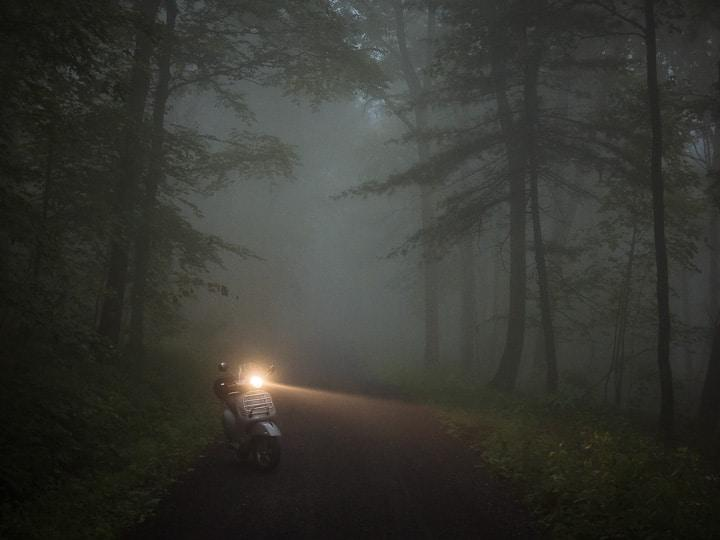
#> input picture data/images/AM_Bing_464.png, 720 x 540 px; its folder holds only this picture in this run
$ python test.py
#> lines starting #> are read from the running program, lines starting #| are printed output that depends on the picture; after the words box and inside, x2 and y2 are one past the last pixel; in counts of white or black regions, pixels touching at a corner belong together
"""
Fast Single Image Dehazing Using Saturation Based Transmission Map Estimation
Original source
https://sites.google.com/view/ispl-pnu/software#h.y6sdafma686
Modified by Wonvin Kim, 09/04/22
"""

import cv2
from cv2 import phase
import numpy as np
import math
import os
from skimage import morphology

BINS = 256
MAX_LEVEL = BINS - 1


def i2f(img):
    return img / MAX_LEVEL

def f2i(img):
    return np.uint8(np.around(img * MAX_LEVEL))


# Compute 'A' as described by Tang et al. (CVPR 2014)
def compute_A_Tang(img):
    h, w = img.shape[:2]

    dark_channel = morphology.erosion(np.min(img, 2), morphology.square(15))
    H, edges = np.histogram(dark_channel, 200)
    CDF = np.cumsum(H)
    idx = np.nonzero(CDF > h * w * 0.99)[0][0]
    threshold = edges[idx]
    mask = dark_channel >= threshold

    A = np.zeros(3)
    b, g, r = cv2.split(img)
    A[2] = np.median(r[mask])
    A[1] = np.median(g[mask])
    A[0] = np.median(b[mask])

    return A


# White balance using gray world assumption
def gray_world(img): # gray-world assumption algorithm
    b, g, r = cv2.split(img)

    R = np.empty(img.shape, img.dtype)

    # r,g,b channeldml 평균값
    mu_r = np.average(r)
    mu_g = np.average(g)
    mu_b = np.average(b)

    # ?
    R[..., 0] = np.minimum(b * (mu_g / mu_b), 1.0)
    R[..., 2] = np.minimum(r * (mu_g / mu_r), 1.0)
    R[..., 1] = g

    return  R

def normalize(img):
    R = np.empty(img.shape, img.dtype)

    for i in range(3):
        min = img[..., i].min()
        max = img[..., i].max()
        R[..., i] = (img[..., i] - min) / (max - min)
        R[..., i] = np.clip(R[..., i], 0.0, 1.0)

    return R

def get_value(img):
    return np.average(img, 2)

def get_saturation(img):
    return 1.0 - np.min(img, 2) / (np.average(img, 2) + np.finfo(np.float32).eps)


# Estimate saturation of scene radiance: 3 Stretch methods
def estimate_saturation(saturation, p1): # First Method
    p2 = 2.0
    k1 = 0.5 *(1.0 - cv2.pow(1.0 - 2.0 * saturation, p1))
    k2 = 0.5 + 0.5 * cv2.pow((saturation - 0.5) / 0.5, p2)
    R = np.where(saturation <= 0.5, k1, k2)
    return np.maximum(R, saturation)

def estimate_saturation_quadratic(saturation): # Second Method
    return saturation * (2.0 - saturation)

def estimate_saturation_gamma(saturation, gamma): # Third Method
    R = (np.power(saturation, 1.0 / gamma) + 1.0 - np.power(1.0 - saturation, 1.0 / gamma)) / 2.0
    return np.maximum(R, saturation)

def estimate_TransimissionMap(value, i_saturation, j_saturation):
    R = 1.0 - value * (j_saturation - i_saturation) / j_saturation
    return np.clip(R, np.finfo(np.float32).eps, 1.0)

# map: transmission map, A: atmospheric light
def recover(img, map, A):
    J = np.empty(img.shape, img.dtype)

    for i in range(3):
        J[..., i] = (img[..., i] - A[i]) / map + A[i]
        J[..., i] = np.clip(J[..., i], 0.0, 1.0)

    return J

def adjust(img, percentile_low, percentile_high):
    R = np.empty(img.shape, img.dtype)

    low = np.percentile(img, percentile_low)
    high = np.percentile(img, percentile_high)

    for i in range(3):
        R[..., i] = (img[..., i] - low) / (high - low)
        R[..., i] = np.clip(R[..., i], 0.0, 1.0)

    return R

def clahe(img, clip):
  HSV = cv2.cvtColor(f2i(img), cv2.COLOR_BGR2HSV)
  clahe = cv2.createCLAHE(clipLimit=clip, tileGridSize=(8,8))
  HSV[..., 2] = clahe.apply(HSV[..., 2])
  return i2f(cv2.cvtColor(HSV, cv2.COLOR_HSV2BGR))


# Saturation Based Transmission Map Estimation
def SBTE(img, is_only_result=True):
    I = i2f(img) # image float화
    A = compute_A_Tang(I) # A 값

    # Compute white balanced A
    I_WB = gray_world(I) # get White Blance I(Hazy image)
    A_WB = compute_A_Tang(I_WB)

    '''
    Parameter set
    - parameters for adjust: PER_LOW = 0.5, PER_HIGH = 99.9 (PER: percentile)
    - parameters for selecting two branch: EPSILON = (0.0, 0.1)
    - parameters for clahe: CLIP = 1 (0, 2)
    '''
    PER_HIGH = 99.9
    PER_LOW = 0.5
    EPSILON = 0.02
    CLIP = 1

    # Phase I - Normal
    if np.max(A) - np.min(A) < np.max(A_WB) - np.min(A_WB) + EPSILON:
        print('Phase I - Normal')
        phase = 1
        # DIR = 'outputs/results/Normal'

    # Phase II - White Balance
    else:
        print('Phase II - White Balance')
        phase = 2
        A = A_WB
        # DIR = 'outputs/results/White Balance Image'

    out = np.empty(I.shape, I.dtype)
    for i in range(3):
        out[..., i] = I[..., i] / A[i]

    out = normalize(out)
    value = get_value(out)
    i_saturation = get_saturation(out)

    # j_saturation = estimate_saturation(i_saturation, 2.0)
    # j_saturation = estimate_saturation_quadratic(i_saturation)
    j_saturation = estimate_saturation_gamma(i_saturation, 0.2)

    transmission_map = estimate_TransimissionMap(value, i_saturation, j_saturation)
    J = recover(I, transmission_map, A)
    J = adjust(J, PER_LOW, PER_HIGH) # 0.5 ~ 99.9

    if phase == 2: J = gray_world(J)

    J_enhanced = clahe(J, CLIP)
    J_enhanced = f2i(J_enhanced)
    J = f2i(J)

    return J if is_only_result else (J, J_enhanced, f2i(transmission_map), phase)

if __name__ == "__main__":
    dir_path = "data/images"
    for(root, directories, files) in os.walk(dir_path):
        for file in files:
            I_PATH = os.path.join(root, file)
            I = cv2.imread(I_PATH)
#> I is the input picture: shape (540, 720, 3); mean B, G, R 49.6, 55.1, 54.6
            J, J_enhanced, transmission_map, value = SBTE(I, is_only_result=False)
#> in compute_A_Tang, `dark_channel = morphology.erosion(np.min(img, 2), morphology.square(15))`:
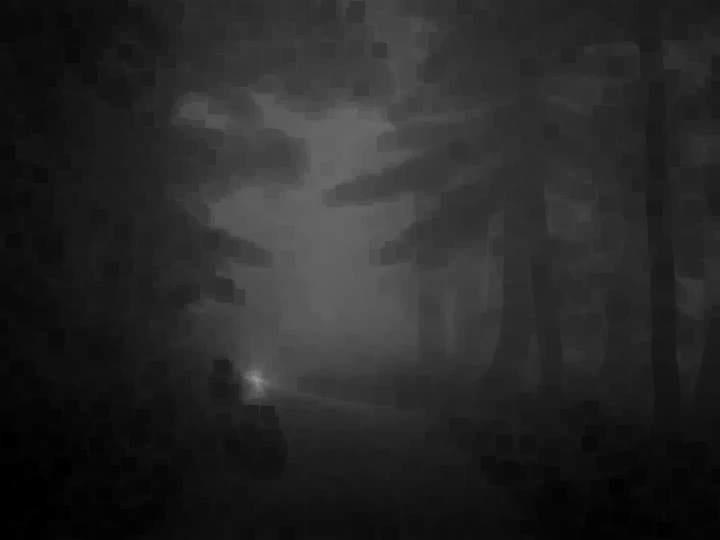
#> dark_channel: shape (540, 720) float64; min 0, max 0.604, mean 0.154
#> in compute_A_Tang, `H, edges = np.histogram(dark_channel, 200)`: H = 200 values, max 8587 at index 18, min 0 at index 4, mean 1944; edges = 201 values from 0 to 0.604
#> in compute_A_Tang, `CDF = np.cumsum(H)`: CDF = 200 values from 3130 to 388800
#> in compute_A_Tang, `idx = np.nonzero(CDF > h * w * 0.99)[0][0]`: idx = 129
#> in compute_A_Tang, `threshold = edges[idx]`: threshold = 0.39
#> in compute_A_Tang, `mask = dark_channel >= threshold`:
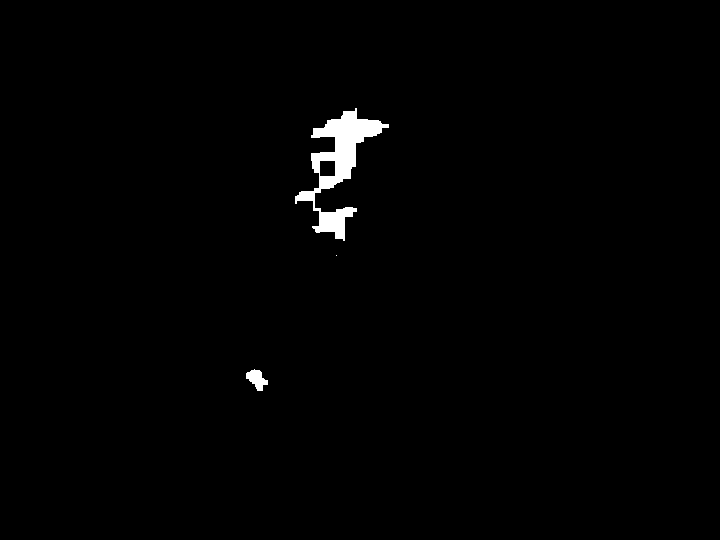
#> mask: shape (540, 720) bool; 1% white; 3 white regions (1 under 20 px), largest, box (x1, y1, x2, y2) and area: (295, 108, 389, 241) 3658, (246, 369, 268, 391) 274
#> in compute_A_Tang, `b, g, r = cv2.split(img)`:
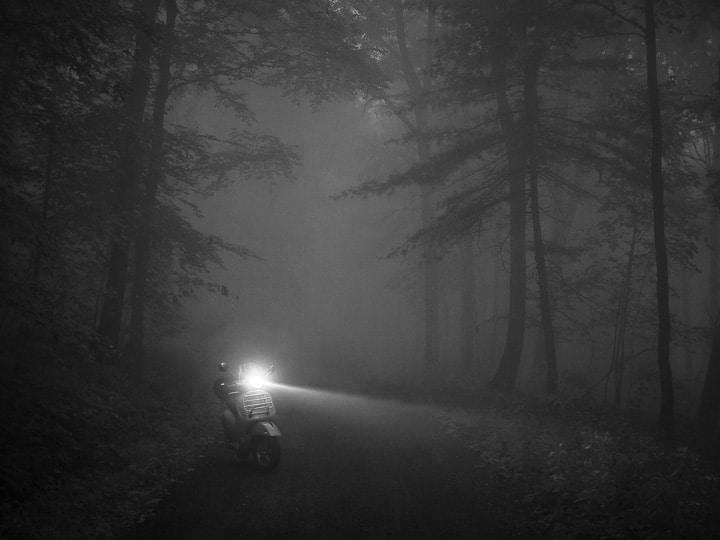
#> r: shape (540, 720) float64; min 0.00392, max 1, mean 0.214
#> in SBTE, `A = compute_A_Tang(I)`: A = [0.435, 0.443, 0.416]
#> in gray_world, `mu_r = np.average(r)`: mu_r = 0.214
#> in gray_world, `mu_g = np.average(g)`: mu_g = 0.216
#> in gray_world, `mu_b = np.average(b)`: mu_b = 0.195
#> in gray_world, `R[..., 2] = np.minimum(r * (mu_g / mu_r), 1.0)`:
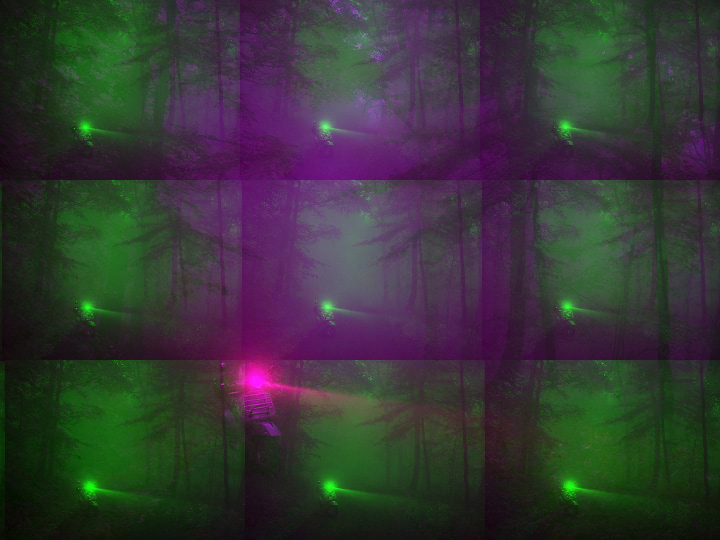
#> R: shape (540, 720, 3) float64; mean of channels 0, 1, 2 0.216, 0.215, 0.216; drawn as B, G, R
#> in compute_A_Tang (call 2), `mask = dark_channel >= threshold`: mask: shape (540, 720) bool; 1% white; 3 white regions (1 under 20 px), largest, box (x1, y1, x2, y2) and area: (295, 108, 389, 241) 3659, (245, 367, 271, 397) 403
#> in SBTE, `A_WB = compute_A_Tang(I_WB)`: A_WB = [0.483, 0.443, 0.419]
#> the loop in normalize, `for i in range(3):` made 3 passes
#> (min, max) on passes 1 to 3: (0, 2.3), (0.00885, 2.26), (0.00943, 2.41)
#> in estimate_TransimissionMap, `R = 1.0 - value * (j_saturation - i_saturation) / j_saturation`:
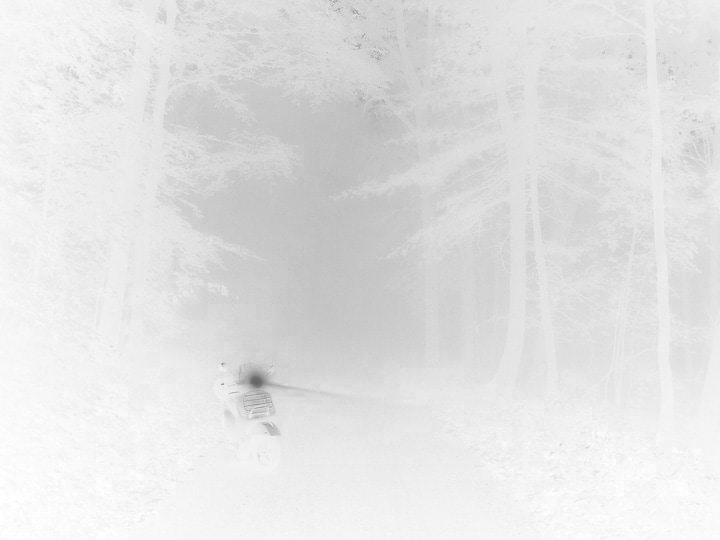
#> R: shape (540, 720) float64; min 0.4, max 1, mean 0.889
#> in adjust, `low = np.percentile(img, percentile_low)`: low = 0.0264
#> in adjust, `high = np.percentile(img, percentile_high)`: high = 0.961
#> in clahe, `HSV = cv2.cvtColor(f2i(img), cv2.COLOR_BGR2HSV)`: HSV: shape (540, 720, 3); mean H, S, V 36, 62.8, 47.5
#> in clahe, `HSV[..., 2] = clahe.apply(HSV[..., 2])`: HSV: shape (540, 720, 3); mean H, S, V 36, 62.8, 58.4
#> in i2f (call 2), `return img / MAX_LEVEL`:
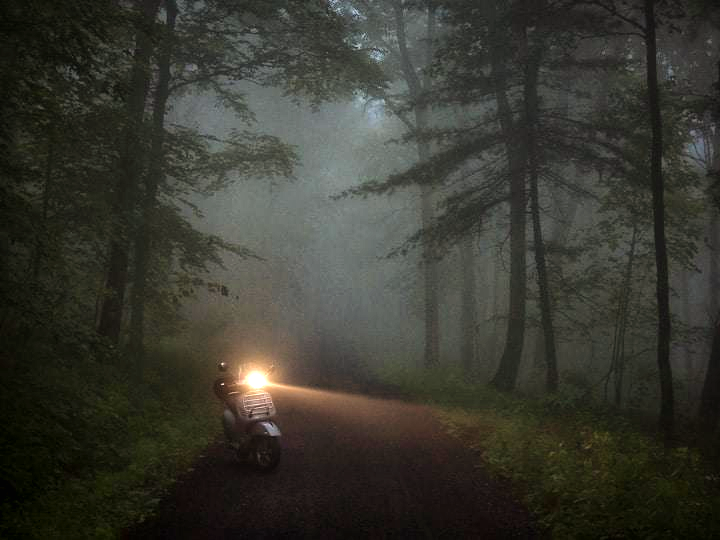
#> returned value: shape (540, 720, 3) float64; mean of channels 0, 1, 2 0.187, 0.221, 0.221; drawn as B, G, R
#> value = 1
            if(value == 1): DIR = 'outputs/results/Normal'
            if(value == 2): DIR = 'outputs/results/White Balance Image'
            O_PATH = os.path.join(DIR, file)
            result = cv2.hconcat([I, J])
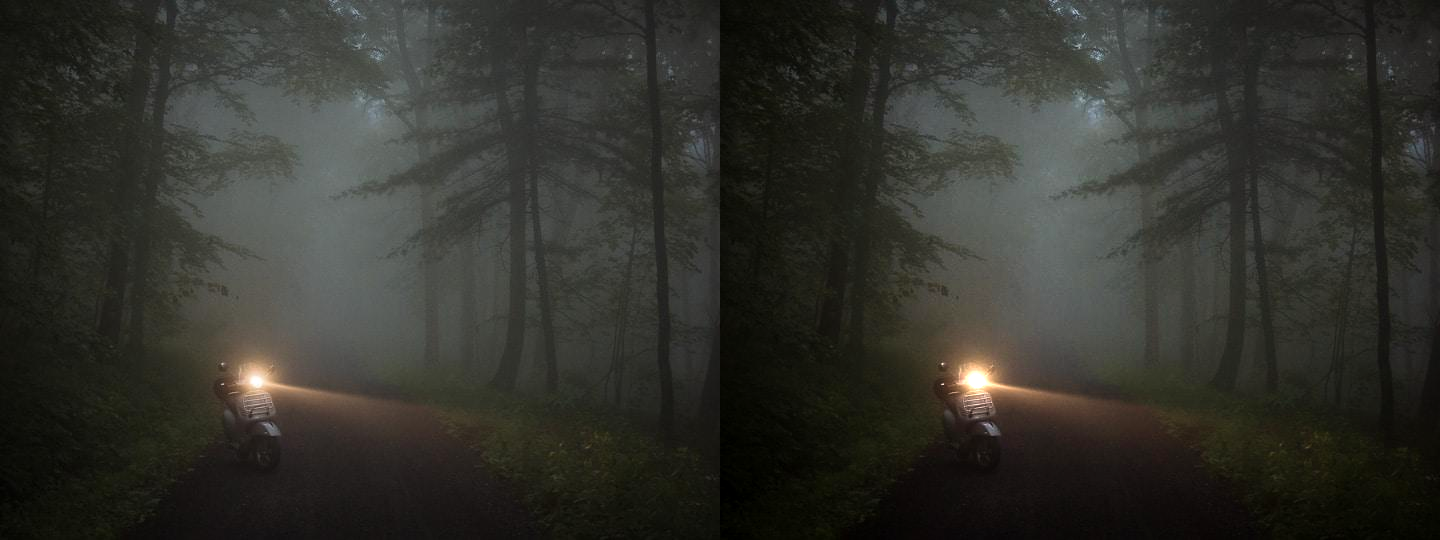
#> result: shape (540, 1440, 3); mean B, G, R 44.7, 50.5, 50.4
            cv2.imwrite(O_PATH, result)

    cv2.waitKey()
    cv2.destroyAllWindows()

$ run again, on data/images/BD_Baidu_087.png
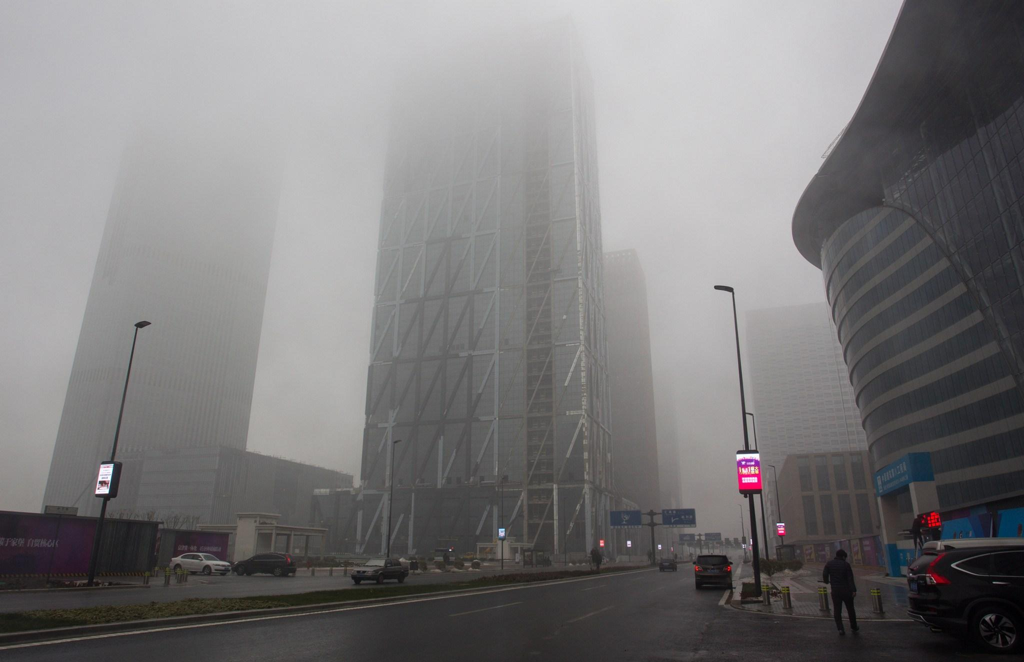
#> input picture data/images/BD_Baidu_087.png, 1024 x 662 px
#> I is the input picture: shape (662, 1024, 3); mean B, G, R 122.5, 121.8, 123.3
#> H = 200 values, max 10207 at index 42, min 389 at index 199, mean 3389.4; edges = 201 values from 0 to 0.839
#> CDF = 200 values from 7877 to 677888
#> idx = 194
#> threshold = 0.814
#> in compute_A_Tang, `mask = dark_channel >= threshold`:
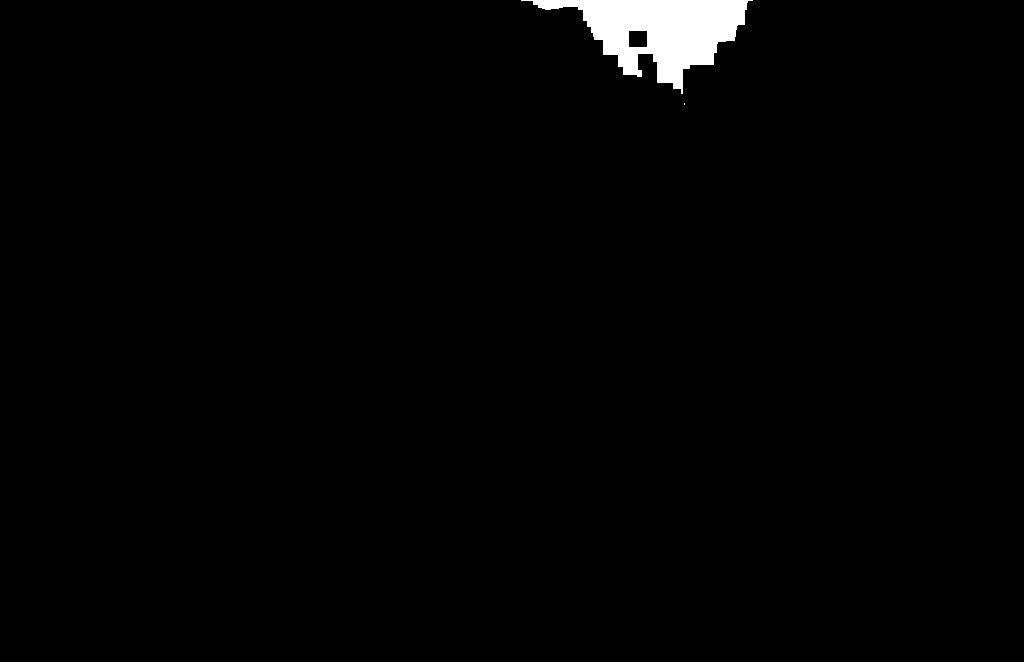
#> mask: shape (662, 1024) bool; 1.4% white; 2 white regions (1 under 20 px), largest, box (x1, y1, x2, y2) and area: (521, 0, 753, 94) 9630
#> A = [0.839, 0.831, 0.831]
#> mu_r = 0.483
#> mu_g = 0.478
#> mu_b = 0.481
#> mask: shape (662, 1024) bool; 1.5% white; 4 white regions (3 under 20 px), largest, box (x1, y1, x2, y2) and area: (521, 0, 753, 94) 10323
#> A_WB = [0.83, 0.827, 0.822]
#> the loop in normalize, `for i in range(3):` made 3 passes
#> max on passes 1 to 3: 1.19, 1.2, 1.2
#> low = 0.0196
#> high = 0.863
#> value = 1
#> `result = cv2.hconcat([I, J])`:
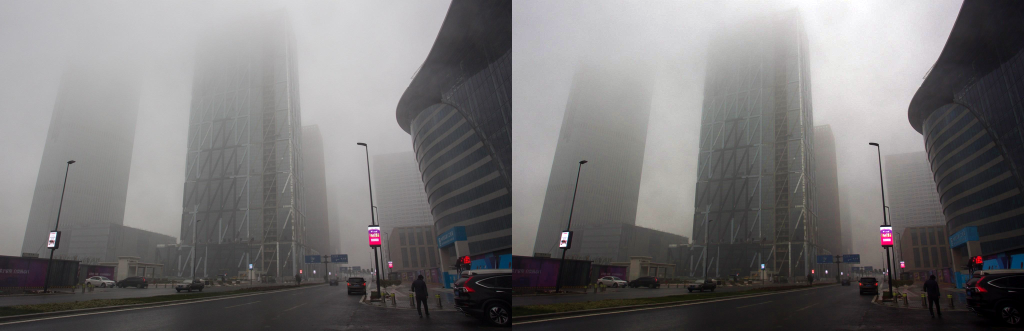
#> result: shape (662, 2048, 3) (shown at 1/2 size); mean B, G, R 116.8, 116.4, 118.2
